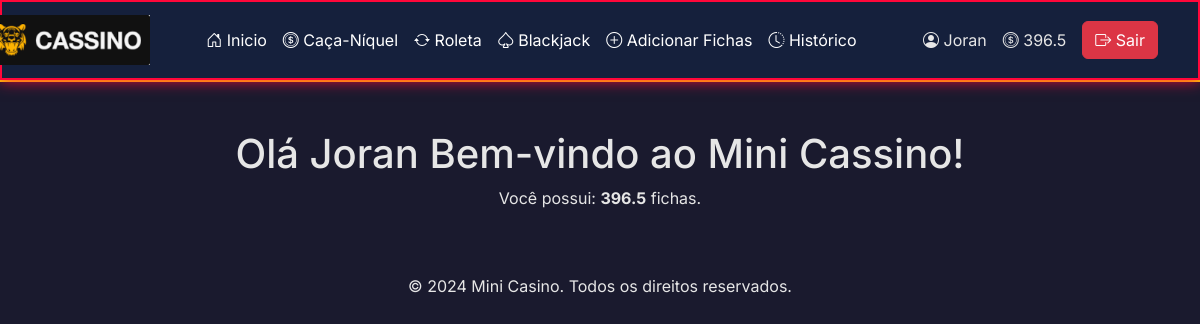
Page /homepage (signed in) on the earlier database version.
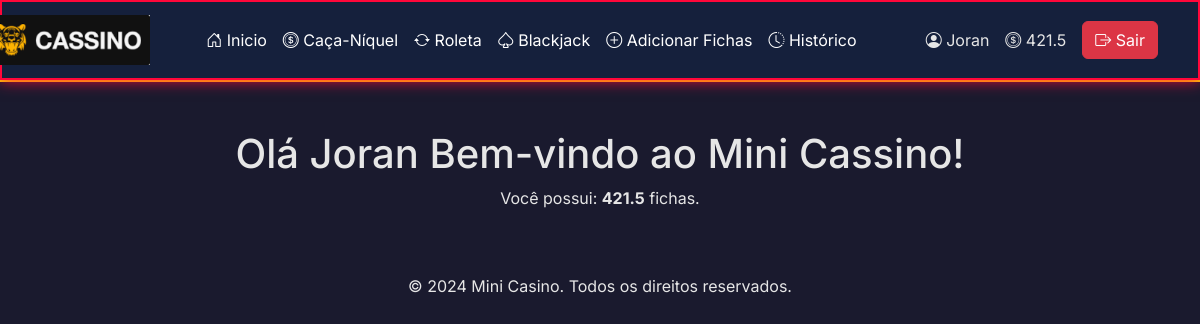
Same page on the later database version.
### tables this page shows
CREATE TABLE users (
    id INTEGER PRIMARY KEY AUTOINCREMENT,
    username TEXT NOT NULL,
    password TEXT NOT NULL
, saldo INTEGER DEFAULT 100, ganhos INTEGER, perdas INTEGER);

### app.py (the view)
@app.route('/homepage')
@login_required
def homepage():
    user_id = session.get('user_id')
    user = db.execute("SELECT username, saldo FROM users WHERE id = ?", user_id)
    if not user:
        flash("Erro ao carregar perfil. Faça login novamente.", "danger")
        return redirect(url_for('logout'))
    return render_template('homepage.html',
                         username=user[0]["username"],
                         saldo=user[0]["saldo"])

### help.py (called while the page is built)
def login_required(f):
    @wraps(f)
    def decorated_function(*args, **kwargs):
        if 'user_id' not in session:
            return redirect(url_for('login'))
        return f(*args, **kwargs)
    return decorated_function

### templates/homepage.html (shortened to what this page needs)
{% extends "layout.html" %}
{% block main %}
<div class="container text-center">
   <h1>Olá {{ username }} Bem-vindo ao Mini Cassino!</h1>
   {% if saldo is not none %}
       <p>Você possui: <strong>{{ saldo }}</strong> fichas.</p>
   {% else %}
       <p>Erro: Não foi possível carregar seu saldo.</p>
   {% endif %}
</div>
{% endblock %}

### templates/layout.html (shortened to what this page needs)
<!DOCTYPE html>
<html lang="pt-br" data-theme="dark">
<head>
    <link href="https://cdn.jsdelivr.net/npm/bootstrap@5.3.3/dist/css/bootstrap.min.css" rel="stylesheet">
    <link href="https://cdn.jsdelivr.net/npm/bootstrap-icons@1.11.3/font/bootstrap-icons.min.css" rel="stylesheet">
    <link rel="stylesheet" href="/static/style.css">
</head>
<body>
    <header class="casino-header">
        <nav class="navbar navbar-expand-lg neon-border">
            <div class="container">
                <a class="navbar-brand me-5" href="{{ url_for('homepage') }}" style="margin-left: -115px;">
                    <img src="/static/logo.png" alt="Logo" class="logo-img" style="height: 50px;">
                </a>
                <div class="collapse navbar-collapse" id="navbarNav">
                    <ul class="navbar-nav me-auto">
                        {% if 'user_id' in session %}
                            <li class="nav-item">
                                <a class="nav-link text-white" href="{{ url_for('homepage') }}">
                                    <i class="bi bi-house-door"></i> Inicio
                                </a>
                            </li>
                            <li class="nav-item">
                                <a class="nav-link text-white" href="{{ url_for('niquel') }}">
                                    <i class="bi bi-coin"></i> Caça-Níquel
                                </a>
                            </li>
                            <li class="nav-item">
                                <a class="nav-link text-white" href="{{ url_for('roleta') }}">
                                    <i class="bi bi-arrow-repeat"></i> Roleta
                                </a>
                            </li>
                            <li class="nav-item">
                                <a class="nav-link text-white" href="{{ url_for('blackjack') }}">
                                    <i class="bi bi-suit-spade"></i> Blackjack
                                </a>
                            </li>
                            <li class="nav-item">
                                <a class="nav-link text-white" href="{{ url_for('add') }}">
                                    <i class="bi bi-plus-circle"></i> Adicionar Fichas
                                </a>
                            </li>
                            <li class="nav-item">
                                <a class="nav-link text-white" href="{{ url_for('historico') }}">
                                    <i class="bi bi-clock-history"></i> Histórico
                                </a>
                            </li>
                        {% endif %}
                    </ul>
                    <div class="d-flex align-items-center gap-3">
                        {% if 'user_id' in session %}
                            <div class="user-info neon-glow">
                                <i class="bi bi-person-circle"></i>
                                <span>{{ username }}</span>
                            </div>
                            <div class="saldo-display neon-glow">
                                <i class="bi bi-coin"></i>
                                <span>{{ saldo | default(0) }}</span>
                            </div>
                            <a class="btn btn-danger" href="{{ url_for('logout') }}">
                                <i class="bi bi-box-arrow-right"></i> Sair
                            </a>
                        {% endif %}
                    </div>
                </div>
            </div>
        </nav>
    </header>
    <main class="container my-5">
        {% block main %}{% endblock %}
    </main>
    <footer class="casino-footer text-center py-3">
        <p class="m-0">&copy; 2024 Mini Casino. Todos os direitos reservados.</p>
    </footer>
</body>
</html>

Differences in the rows shown:
changed users "Joran": saldo "396.5" → "421.5"
